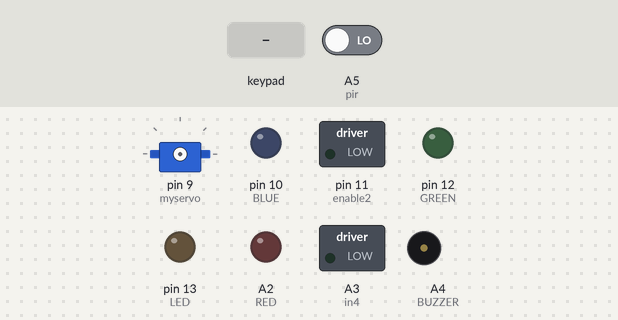
Recording of a sketch running on a simulated Arduino Uno, built with avr-gcc and run on an emulated ATmega328P. On the bench: servo, switched loads named in the sketch (green lamp = pin HIGH), output pins drawn as LEDs (lit = HIGH), buzzer (waves = sounding). Inputs (shaded band) come from the test bench; at power-on: A5 (pir) LOW. Pins used as bus, display or sensor lines are not drawn; what the sketch prints to the serial monitor is not drawn.

Above: at 1.2 s.
1.3 s: key '#' pressed
At 1.7 s:
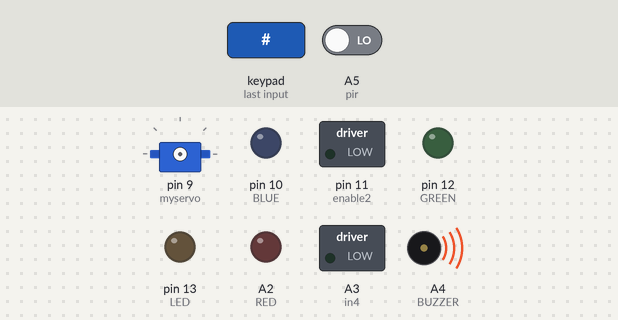
3.3 s: keypad keys 1 2 3 4 # pressed 0.4 s apart
At 5.3 s:
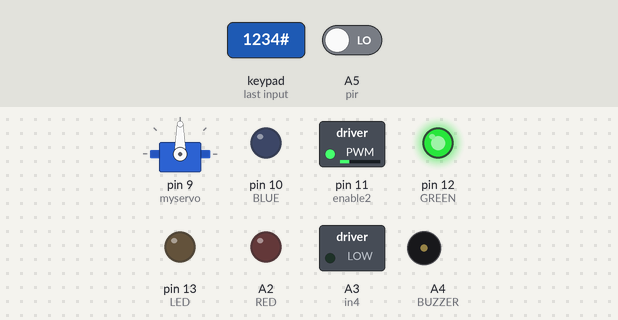
6.8 s: keypad keys 8 0 7 6 # pressed 0.4 s apart
At 11.7 s:
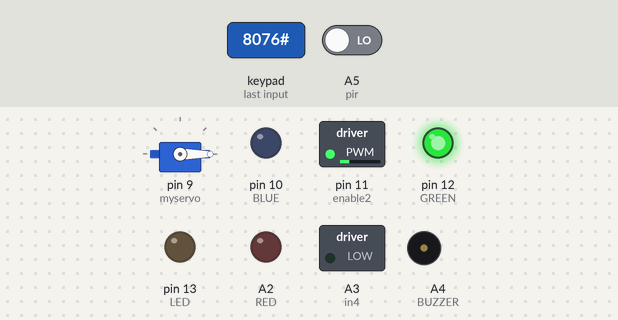
Timing chart, 0 to 13.2 s (numbered marks = the images above; inputs shaded):
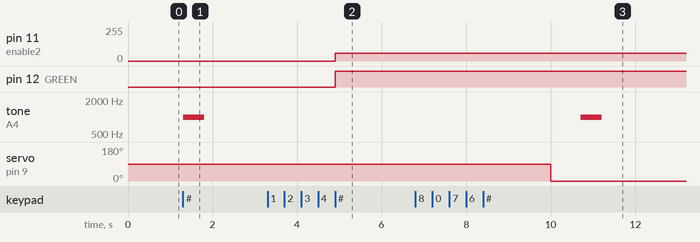

Measured:
- after the input at 1.3 s, tone on A4 (BUZZER): silent → 1000 Hz at once, → silent 0.50 s later
- after the input at 3.3 s, pin 11 (enable2): 0/255 → 59/255 after 1.6 s; pin 12 (GREEN): LOW → HIGH after 1.6 s
- after the input at 6.8 s, tone on A4 (BUZZER): silent → 1000 Hz after 3.9 s, → silent 0.50 s later

The sketch:

mini_smart_home_system_sensors.ino
```cpp
#include <Keypad.h>
#include <Servo.h>
#define BUZZER A4
#define LED 13
#define Photoresis A0
#define RED A2
#define GREEN 12
#define BLUE 10
#define Temp A1
#define enable2 11
#define in4 A3
#define in3 1
#define pir A5

Servo myservo;           //define myservo object for servo class
int Ldrvalue;            // define a varabile contain value for ldr
float Celsius;           // define a varabile contains value of Celsius degree
const byte NumofRows= 4; //number of rows on the keypad
const byte NumofCols= 4; //number of columns on the keypad


//keymap defines the key pressed according to the row and columns just as appears on the keypad
char keys[NumofRows][NumofCols]=
{
{'1', '2', '3', 'A'},
{'4', '5', '6', 'B'},
{'7', '8', '9', 'C'},
{'*', '0', '#', 'D'}
};


byte RowsPins[NumofRows] = {8,0,7,6}; //pins connected to Rows on Arduino
byte ColPins[NumofCols]= {5,4,3,2}; ////pins connected to Columns on Arduino

//initialize a Keypad class with the name m_keypad
Keypad m_Keypad= Keypad(makeKeymap(keys), RowsPins, ColPins, NumofRows, NumofCols);

String input = "";        //initialize the user input
String password = "1234"; //set the default passowrd

void setup()
{
  Serial.begin(9600);           //initializing serial monitor
  pinMode(BUZZER, OUTPUT);      //Set BUZZER pin(A4) as output
  pinMode(LED,OUTPUT);          // set Led to pin 13 output
  pinMode(RED,OUTPUT);          // set Red to pin A2 used as digital pin output
  pinMode(GREEN,OUTPUT);        //set Green to pin 12 output
  pinMode(BLUE,OUTPUT);         //set Blue to pin 10 output
  pinMode(Temp,INPUT);          //set Tempsensor to pin A1 input
  pinMode(Photoresis,INPUT);    //set photoresistor or ldr to pin A0
  pinMode(enable2,OUTPUT);      // set enable pin in ic to control speed 0~255
  pinMode(in3,OUTPUT);          // set in3 pin in ic to control direction of rotation
  pinMode(in4,OUTPUT);          // set in4 pin in ic to control direction of rotation
  pinMode(pir,INPUT);           // set pir to pin 1 to dectect objects


}


void loop()
{
  int pir_value = digitalRead(pir);
  char key_pressed = m_Keypad.getKey();


  //check if someone is inside the house using pir sensor
  if(pir_value)
  {
    delay(500);
    Serial.println("Someone is inside the House!!");
    delay(2000);
  }


  if (key_pressed != NO_KEY) //make sure a key is pressed
  {
    if (key_pressed == '#') // made '#' as "Enter" key on keyboard to confirm the input
    {
      if (input == password ) //Correct password case
      {
        Serial.println("\nPassword correct!"); //print "Password correct!" on serial monitor
        myservo.attach(9);  //attach myservo to pin 9
        myservo.write(90); //open it as door by changing the angle to 90 degree

        int Ldrvalue = analogRead(Photoresis); //reads the value of LDR

        if (Ldrvalue <= 200) //low lighting case
        {
           digitalWrite(LED,HIGH); //Led is on
           delay(100);
           Serial.println(Ldrvalue); //show the lighting value on serial monitor
        }
        else  //High lighting case
        {
           digitalWrite(LED,LOW);    //led is off
           Serial.println(Ldrvalue); //show the lighting value on serial monitor
        }

        Celsius = analogRead(Temp)*(5/1023.0);  // take voltage
        Celsius = (Celsius-0.5)*100;            // convert voltage to celsius
        int speed = map(Celsius,10,70,0,255);   // Maps the Celsius temperature from 10 to 70 to a speed value from 0 to 255
        Serial.println(Celsius);                //show the temperature value in celsius on serial monitor
        if (Celsius > 30.0) //Hot temperature case
        {
            //RED light is ON
            digitalWrite(RED,HIGH);
            digitalWrite(GREEN,LOW);
            digitalWrite(BLUE,LOW);

            analogWrite(enable2,speed); //Speed of motor varies with the temperature

            //setting the direction of motor(Fan)
            digitalWrite(in3,HIGH);
            digitalWrite(in4,LOW);
            delay(100);
        }
        else if (Celsius >= 20.0 && Celsius < 30.0) //Normal temperature case
        {
            //GREEN light is ON
            digitalWrite(GREEN,HIGH);
            digitalWrite(RED,LOW);
            digitalWrite(BLUE,LOW);

            analogWrite(enable2,speed); //Speed of motor varies with the temperature

            //setting the direction of motor(Fan)
            digitalWrite(in3,HIGH);
            digitalWrite(in4,LOW);
            delay(100);
        }
        else if (Celsius <20.0)
        {
            //BLUE light is ON
            digitalWrite(BLUE,HIGH);
            digitalWrite(RED,LOW);
            digitalWrite(GREEN,LOW);

            analogWrite(enable2,speed); //Speed of motor varies with the temperature

            //setting the direction of motor(Fan)
            digitalWrite(in3,LOW);
            digitalWrite(in4,LOW);
            delay(100);
        }

        //Wait for 5 sec then close the door(servo return to normal state)
        delay(5000);
        myservo.attach(9);
        myservo.write(0);

      }
      else //Wrong password case
      {
        Serial.println("\nWarning!!!! Wrong password");

  		tone(BUZZER, 1000, 500); //Set the Buzzer tone to 1000Hz for 0.5 s(500ms)
      }


      input = "";  // Clear the buffer for new input
    }

    else if (key_pressed == '*') //set '*' as the Backspace key in keyboard
    {
      if (input.length()>0) //make sure there is a char written before deleting
      {
        input.remove(input.length()-1);  //Remove last character
        Serial.println();                //make a new line
        Serial.print(input);             //Display updated input on the new line
      }
    }
    else if (key_pressed == 'D') // D key to set new password
    {
      Serial.println("\nEnter new password:");
      password = "";  // Clear the old password

      while (true) //infinte loop to set the password
      {
        key_pressed = m_Keypad.getKey();

        if (key_pressed == '#') // '#' to confirm the new password
        {
          Serial.println("\nNew password set!");
          break;  //to exit the loop
        }
        else if (key_pressed != NO_KEY && key_pressed != '*') //check if key is pressed  and it is not '*' as it is Backspace
        {
          password += key_pressed;    //incremet on password string to set the new password
          Serial.print(key_pressed);  // Display the entered characters on the serial monitor
        }
        else if (key_pressed == '*') // '*' to delete a character from password
        {
          if (password.length() > 0) //check if there is a character
          {
            password.remove(password.length() - 1);  // Remove last character
            Serial.println(); //make a new line
            Serial.print(password); // Display updated input on the new line
          }
        }
      }
    }
    else //Typing case
    {

      input += key_pressed;       // Insert the pressed key to the input
      Serial.print("\r");         // Return to the start of the line
      Serial.print(key_pressed);  // Display the current input
    }
  }
}
```
